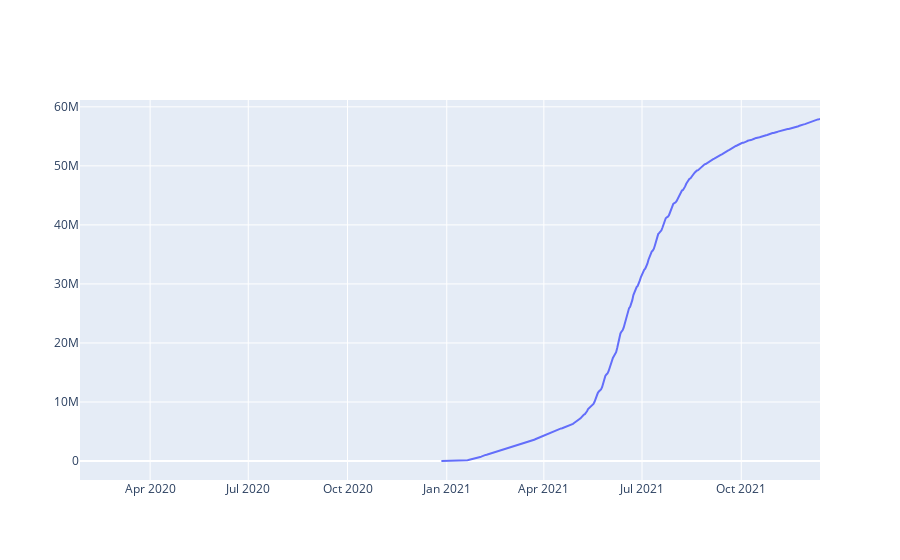

Source (notebook cell):
### Code cell
dfNZ = dataframeGlobal[dataframeGlobal['location'] == 'Germany']
fig = go.Figure([go.Scatter(x=dfNZ['date'], y=dfNZ['people_fully_vaccinated'])])
fig.show()

### Figure 1 — Plotly figure (JSON) as saved in the notebook; plotly's stock layout.template omitted (floating-point values rounded to 4 significant figures; data arrays with more than 128 entries replaced by an {"elided": "..."} marker saying what was removed)
{"data": [{"type": "scatter", "x": {"elided": "687 str values"}, "y": {"elided": "687 int values"}}], "layout": {}}
